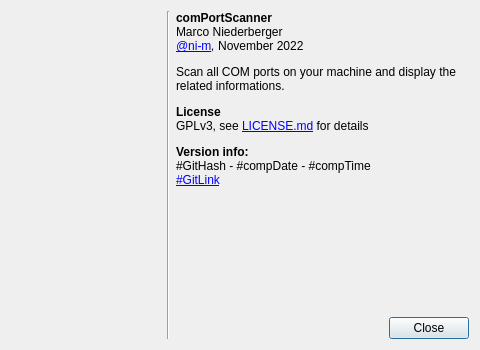
<?xml version="1.0" encoding="UTF-8"?>
<ui version="4.0">
 <class>DialogAbout</class>
 <widget class="QDialog" name="DialogAbout">
  <property name="geometry">
   <rect>
    <x>0</x>
    <y>0</y>
    <width>480</width>
    <height>350</height>
   </rect>
  </property>
  <property name="minimumSize">
   <size>
    <width>480</width>
    <height>350</height>
   </size>
  </property>
  <property name="maximumSize">
   <size>
    <width>480</width>
    <height>350</height>
   </size>
  </property>
  <property name="windowTitle">
   <string>About comPortScanner</string>
  </property>
  <property name="windowIcon">
   <iconset>
    <normalon>:/comPortScanner/logo/logo.png</normalon>
   </iconset>
  </property>
  <layout class="QHBoxLayout" name="horizontalLayout">
   <item>
    <layout class="QVBoxLayout" name="verticalLeft">
     <item>
      <widget class="QLabel" name="lblLogo">
       <property name="minimumSize">
        <size>
         <width>150</width>
         <height>150</height>
        </size>
       </property>
       <property name="maximumSize">
        <size>
         <width>150</width>
         <height>150</height>
        </size>
       </property>
       <property name="autoFillBackground">
        <bool>false</bool>
       </property>
       <property name="frameShape">
        <enum>QFrame::NoFrame</enum>
       </property>
       <property name="text">
        <string/>
       </property>
       <property name="pixmap">
        <pixmap resource="../assets/resource.qrc">:/comPortScanner/logo/logo.png</pixmap>
       </property>
       <property name="scaledContents">
        <bool>true</bool>
       </property>
       <property name="alignment">
        <set>Qt::AlignLeading|Qt::AlignLeft|Qt::AlignVCenter</set>
       </property>
      </widget>
     </item>
     <item>
      <spacer name="spacerLeft">
       <property name="orientation">
        <enum>Qt::Vertical</enum>
       </property>
       <property name="sizeHint" stdset="0">
        <size>
         <width>20</width>
         <height>40</height>
        </size>
       </property>
      </spacer>
     </item>
    </layout>
   </item>
   <item>
    <widget class="Line" name="line">
     <property name="orientation">
      <enum>Qt::Vertical</enum>
     </property>
    </widget>
   </item>
   <item>
    <layout class="QGridLayout" name="gridRight">
     <item row="2" column="0">
      <spacer name="spacerBottom">
       <property name="orientation">
        <enum>Qt::Horizontal</enum>
       </property>
       <property name="sizeHint" stdset="0">
        <size>
         <width>40</width>
         <height>20</height>
        </size>
       </property>
      </spacer>
     </item>
     <item row="0" column="0" colspan="2">
      <widget class="QLabel" name="lblAbout">
       <property name="text">
        <string>&lt;html&gt;&lt;head/&gt;&lt;body&gt;&lt;p&gt;&lt;span style=&quot; font-weight:700;&quot;&gt;comPortScanner&lt;br/&gt;&lt;/span&gt;Marco Niederberger&lt;br/&gt;&lt;a href=&quot;https://github.com/ni-m&quot;&gt;&lt;span style=&quot; text-decoration: underline; color:#0000ff;&quot;&gt;@ni-m&lt;/span&gt;&lt;/a&gt;&lt;span style=&quot; font-style:italic;&quot;&gt;, &lt;/span&gt;November 2022&lt;/p&gt;&lt;p&gt;Scan all COM ports on your machine and display the related informations.&lt;/p&gt;&lt;p&gt;&lt;span style=&quot; font-weight:700;&quot;&gt;License&lt;br/&gt;&lt;/span&gt;GPLv3, see &lt;a href=&quot;LICENSE.md&quot;&gt;&lt;span style=&quot; text-decoration: underline; color:#0000ff;&quot;&gt;LICENSE.md&lt;/span&gt;&lt;/a&gt; for details&lt;/p&gt;&lt;p&gt;&lt;span style=&quot; font-weight:700;&quot;&gt;Version info:&lt;/span&gt;&lt;br/&gt;#GitHash - #compDate - #compTime &lt;br/&gt;&lt;a href=&quot;#GitLink&quot;&gt;&lt;span style=&quot; text-decoration: underline; color:#0000ff;&quot;&gt;#GitLink&lt;/span&gt;&lt;/a&gt;&lt;/p&gt;&lt;/body&gt;&lt;/html&gt;</string>
       </property>
       <property name="wordWrap">
        <bool>true</bool>
       </property>
       <property name="openExternalLinks">
        <bool>true</bool>
       </property>
      </widget>
     </item>
     <item row="2" column="1">
      <widget class="QPushButton" name="btnClose">
       <property name="text">
        <string>Close</string>
       </property>
      </widget>
     </item>
     <item row="1" column="0">
      <spacer name="spacerRight">
       <property name="orientation">
        <enum>Qt::Vertical</enum>
       </property>
       <property name="sizeHint" stdset="0">
        <size>
         <width>20</width>
         <height>40</height>
        </size>
       </property>
      </spacer>
     </item>
    </layout>
   </item>
  </layout>
 </widget>
 <resources>
  <include location="../assets/resource.qrc"/>
 </resources>
 <connections>
  <connection>
   <sender>btnClose</sender>
   <signal>clicked()</signal>
   <receiver>DialogAbout</receiver>
   <slot>close()</slot>
   <hints>
    <hint type="sourcelabel">
     <x>432</x>
     <y>327</y>
    </hint>
    <hint type="destinationlabel">
     <x>239</x>
     <y>174</y>
    </hint>
   </hints>
  </connection>
 </connections>
</ui>
